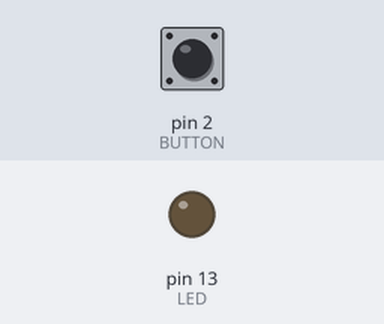
Bench run of a sketch on a simulated Arduino Uno, built with avr-gcc and run on an emulated ATmega328P. Shown: output pins drawn as LEDs (lit = HIGH). The test bench sets the inputs (shaded band); at power-on: pin 2 (BUTTON) LOW.

Above: at 1.2 s.
1.3 s: pin 2 (BUTTON) pulled HIGH for 0.15 s
At 2.5 s:
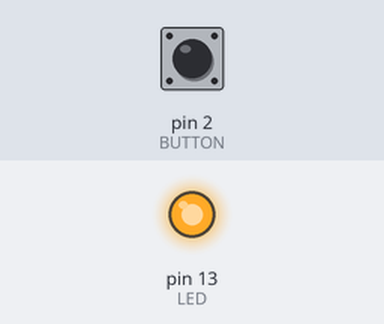
2.9 s: pin 2 (BUTTON) pulled HIGH for 1 s
At 3.8 s:
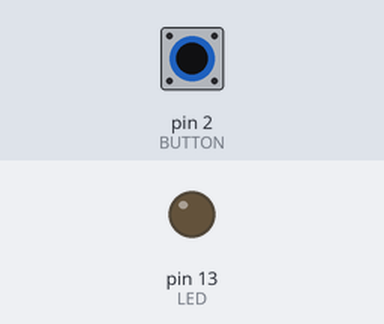
5.4 s: pin 2 (BUTTON) pulled HIGH for 3.2 s
At 5.7 s:
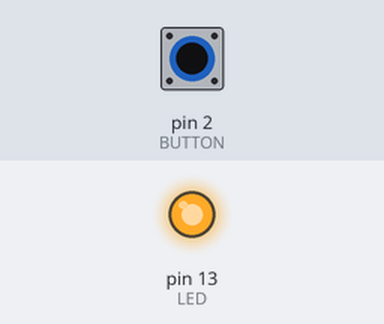
Timing chart, 0 to 8.4 s (numbered marks = the images above; inputs shaded):
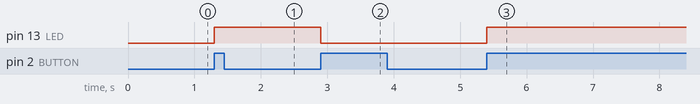

Measured:
- after the input at 1.3 s, pin 13 (LED): LOW → HIGH at once
- after the input at 2.9 s, pin 13 (LED): HIGH → LOW at once
- after the input at 5.4 s, pin 13 (LED): LOW → HIGH at once

The sketch:

02_button_toggle.ino
```cpp
const int LED = LED_BUILTIN;
const int BUTTON = 2;

int curButton = LOW;
int prevButton = LOW;

boolean ledOn = false;

void setup() {
  pinMode(LED, OUTPUT);
  pinMode(BUTTON, INPUT);
  Serial.begin(9600);
}

void loop() {
  curButton = digitalRead(BUTTON);

  if (curButton == HIGH && prevButton == LOW) {
    ledOn = !ledOn;
    digitalWrite(LED, ledOn);
  }

  prevButton = curButton;
}
```
